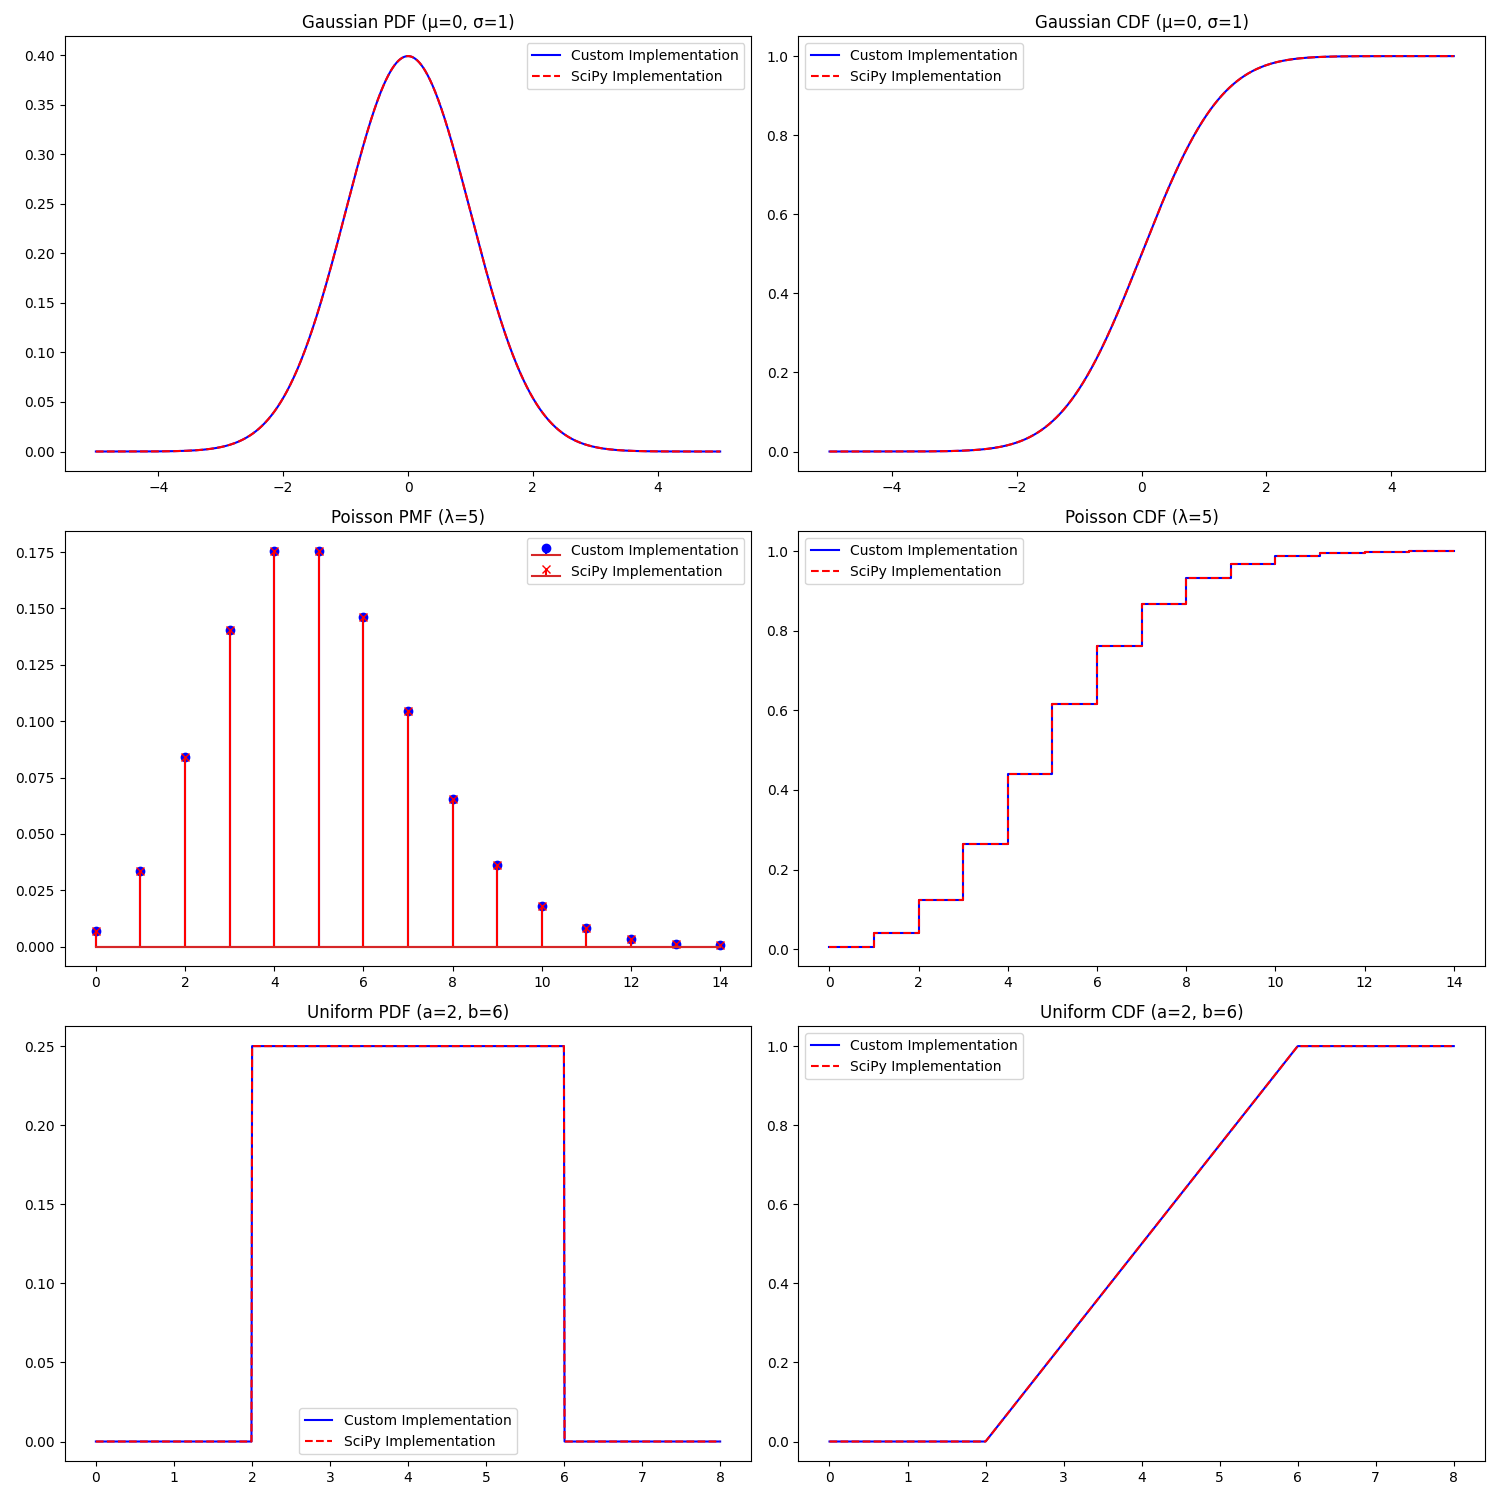

Write Python code to recreate this figure.
import numpy as np
import matplotlib.pyplot as plt
from scipy import stats
import math

"""
Probability Distributions Implementation

This file contains implementations of probability density functions (PDFs) and 
cumulative distribution functions (CDFs) for three common distributions:
1. Gaussian (Normal) Distribution
2. Poisson Distribution
3. Uniform Distribution

Each implementation includes:
- Mathematical derivation
- Custom implementation
- Verification against SciPy's implementation
- Visualization
"""

# ============================================================================
# 1. GAUSSIAN (NORMAL) DISTRIBUTION
# ============================================================================
"""
Mathematical Derivation of Gaussian Distribution:

The probability density function (PDF) of a Gaussian distribution is:
f(x; μ, σ) = (1 / (σ * sqrt(2π))) * exp(-(x - μ)² / (2σ²))

Where:
- μ is the mean (expected value)
- σ is the standard deviation
- σ² is the variance

The cumulative distribution function (CDF) is:
F(x; μ, σ) = (1/2) * [1 + erf((x - μ) / (σ * sqrt(2)))]

Where erf is the error function:
erf(z) = (2/sqrt(π)) * ∫(0 to z) exp(-t²) dt
"""

def gaussian_pdf(x, mu=0, sigma=1):
    """
    Gaussian (Normal) Probability Density Function
    
    Parameters:
    - x: point(s) at which to evaluate the PDF
    - mu: mean of the distribution
    - sigma: standard deviation of the distribution
    
    Returns:
    - PDF value(s) at x
    """
    coefficient = 1 / (sigma * np.sqrt(2 * np.pi))
    exponent = -0.5 * ((x - mu) / sigma) ** 2
    return coefficient * np.exp(exponent)

def gaussian_cdf(x, mu=0, sigma=1):
    """
    Gaussian (Normal) Cumulative Distribution Function
    
    Parameters:
    - x: point(s) at which to evaluate the CDF
    - mu: mean of the distribution
    - sigma: standard deviation of the distribution
    
    Returns:
    - CDF value(s) at x
    """
    z = (x - mu) / (sigma * np.sqrt(2))
    return 0.5 * (1 + np.vectorize(math.erf)(z))

# ============================================================================
# 2. POISSON DISTRIBUTION
# ============================================================================
"""
Mathematical Derivation of Poisson Distribution:

The Poisson distribution models the number of events occurring in a fixed time interval,
given the average rate of occurrence.

The probability mass function (PMF) is:
P(X = k; λ) = (λ^k * e^(-λ)) / k!

Where:
- λ (lambda) is the average rate of events per interval
- k is the number of events (non-negative integer)
- e is Euler's number (≈ 2.71828)
- k! is the factorial of k

The cumulative distribution function (CDF) is:
F(k; λ) = ∑(i=0 to k) (λ^i * e^(-λ)) / i!

This is the sum of PMF values from 0 to k.
"""

def poisson_pmf(k, lam):
    """
    Poisson Probability Mass Function
    
    Parameters:
    - k: number of events (non-negative integer)
    - lam: average rate of events (lambda)
    
    Returns:
    - PMF value at k
    """
    if isinstance(k, np.ndarray):
        # Handle array input
        result = np.zeros_like(k, dtype=float)
        valid_indices = (k >= 0) & (k == np.floor(k))
        k_valid = k[valid_indices]
        
        if len(k_valid) > 0:
            result[valid_indices] = np.exp(-lam) * (lam ** k_valid) / np.array([math.factorial(int(ki)) for ki in k_valid])
        return result
    elif k >= 0 and k == int(k):
        # Handle scalar input
        return np.exp(-lam) * (lam ** k) / math.factorial(int(k))
    else:
        return 0

def poisson_cdf(k, lam):
    """
    Poisson Cumulative Distribution Function
    
    Parameters:
    - k: number of events (non-negative integer)
    - lam: average rate of events (lambda)
    
    Returns:
    - CDF value at k
    """
    if isinstance(k, np.ndarray):
        # Handle array input
        result = np.zeros_like(k, dtype=float)
        for i in range(len(k)):
            if k[i] >= 0 and k[i] == int(k[i]):
                result[i] = sum(poisson_pmf(np.arange(int(k[i]) + 1), lam))
        return result
    elif k >= 0 and k == int(k):
        # Handle scalar input
        return sum(poisson_pmf(np.arange(int(k) + 1), lam))
    else:
        return 0

# ============================================================================
# 3. UNIFORM DISTRIBUTION
# ============================================================================
"""
Mathematical Derivation of Uniform Distribution:

The uniform distribution represents equal probability over a range [a, b].

The probability density function (PDF) is:
f(x; a, b) = 1 / (b - a) for a ≤ x ≤ b
f(x; a, b) = 0 otherwise

Where:
- a is the lower bound
- b is the upper bound

The cumulative distribution function (CDF) is:
F(x; a, b) = 0 for x < a
F(x; a, b) = (x - a) / (b - a) for a ≤ x ≤ b
F(x; a, b) = 1 for x > b
"""

def uniform_pdf(x, a=0, b=1):
    """
    Uniform Probability Density Function
    
    Parameters:
    - x: point(s) at which to evaluate the PDF
    - a: lower bound of the distribution
    - b: upper bound of the distribution
    
    Returns:
    - PDF value(s) at x
    """
    if isinstance(x, np.ndarray):
        # Handle array input
        result = np.zeros_like(x, dtype=float)
        valid_indices = (x >= a) & (x <= b)
        result[valid_indices] = 1 / (b - a)
        return result
    else:
        # Handle scalar input
        return 1 / (b - a) if a <= x <= b else 0

def uniform_cdf(x, a=0, b=1):
    """
    Uniform Cumulative Distribution Function
    
    Parameters:
    - x: point(s) at which to evaluate the CDF
    - a: lower bound of the distribution
    - b: upper bound of the distribution
    
    Returns:
    - CDF value(s) at x
    """
    if isinstance(x, np.ndarray):
        # Handle array input
        result = np.zeros_like(x, dtype=float)
        below_indices = x < a
        between_indices = (x >= a) & (x <= b)
        above_indices = x > b
        
        result[below_indices] = 0
        result[between_indices] = (x[between_indices] - a) / (b - a)
        result[above_indices] = 1
        return result
    else:
        # Handle scalar input
        if x < a:
            return 0
        elif x <= b:
            return (x - a) / (b - a)
        else:
            return 1

# ============================================================================
# VISUALIZATION AND VERIFICATION
# ============================================================================

def plot_distributions():
    """
    Plot and verify all implemented distributions against SciPy implementations
    """
    # Create figure with subplots
    fig, axs = plt.subplots(3, 2, figsize=(15, 15))
    
    # 1. Gaussian Distribution
    x_gaussian = np.linspace(-5, 5, 1000)
    
    # Plot PDF
    axs[0, 0].plot(x_gaussian, gaussian_pdf(x_gaussian), 'b-', label='Custom Implementation')
    axs[0, 0].plot(x_gaussian, stats.norm.pdf(x_gaussian), 'r--', label='SciPy Implementation')
    axs[0, 0].set_title('Gaussian PDF (μ=0, σ=1)')
    axs[0, 0].legend()
    
    # Plot CDF
    axs[0, 1].plot(x_gaussian, gaussian_cdf(x_gaussian), 'b-', label='Custom Implementation')
    axs[0, 1].plot(x_gaussian, stats.norm.cdf(x_gaussian), 'r--', label='SciPy Implementation')
    axs[0, 1].set_title('Gaussian CDF (μ=0, σ=1)')
    axs[0, 1].legend()
    
    # 2. Poisson Distribution
    lam = 5
    x_poisson = np.arange(0, 15)
    
    # Plot PMF
    axs[1, 0].stem(x_poisson, poisson_pmf(x_poisson, lam), 'b', markerfmt='bo', label='Custom Implementation')
    axs[1, 0].stem(x_poisson, stats.poisson.pmf(x_poisson, lam), 'r', markerfmt='rx', label='SciPy Implementation')
    axs[1, 0].set_title(f'Poisson PMF (λ={lam})')
    axs[1, 0].legend()
    
    # Plot CDF
    axs[1, 1].step(x_poisson, poisson_cdf(x_poisson, lam), 'b-', where='post', label='Custom Implementation')
    axs[1, 1].step(x_poisson, stats.poisson.cdf(x_poisson, lam), 'r--', where='post', label='SciPy Implementation')
    axs[1, 1].set_title(f'Poisson CDF (λ={lam})')
    axs[1, 1].legend()
    
    # 3. Uniform Distribution
    a, b = 2, 6
    x_uniform = np.linspace(0, 8, 1000)
    
    # Plot PDF
    axs[2, 0].plot(x_uniform, uniform_pdf(x_uniform, a, b), 'b-', label='Custom Implementation')
    axs[2, 0].plot(x_uniform, stats.uniform.pdf(x_uniform, a, b-a), 'r--', label='SciPy Implementation')
    axs[2, 0].set_title(f'Uniform PDF (a={a}, b={b})')
    axs[2, 0].legend()
    
    # Plot CDF
    axs[2, 1].plot(x_uniform, uniform_cdf(x_uniform, a, b), 'b-', label='Custom Implementation')
    axs[2, 1].plot(x_uniform, stats.uniform.cdf(x_uniform, a, b-a), 'r--', label='SciPy Implementation')
    axs[2, 1].set_title(f'Uniform CDF (a={a}, b={b})')
    axs[2, 1].legend()
    
    plt.tight_layout()
    plt.savefig('probability_distributions.png')
    plt.show()

if __name__ == "__main__":
    # Verify implementations against SciPy
    print("Verifying implementations against SciPy...")
    
    # Gaussian
    x_test = 1.5
    print(f"\nGaussian at x={x_test}:")
    print(f"Custom PDF: {gaussian_pdf(x_test):.6f}, SciPy PDF: {stats.norm.pdf(x_test):.6f}")
    print(f"Custom CDF: {gaussian_cdf(x_test):.6f}, SciPy CDF: {stats.norm.cdf(x_test):.6f}")
    
    # Poisson
    k_test = 3
    lam_test = 2.5
    print(f"\nPoisson at k={k_test}, λ={lam_test}:")
    print(f"Custom PMF: {poisson_pmf(k_test, lam_test):.6f}, SciPy PMF: {stats.poisson.pmf(k_test, lam_test):.6f}")
    print(f"Custom CDF: {poisson_cdf(k_test, lam_test):.6f}, SciPy CDF: {stats.poisson.cdf(k_test, lam_test):.6f}")
    
    # Uniform
    x_test = 3.5
    a_test, b_test = 2, 5
    print(f"\nUniform at x={x_test}, a={a_test}, b={b_test}:")
    print(f"Custom PDF: {uniform_pdf(x_test, a_test, b_test):.6f}, SciPy PDF: {stats.uniform.pdf(x_test, a_test, b_test-a_test):.6f}")
    print(f"Custom CDF: {uniform_cdf(x_test, a_test, b_test):.6f}, SciPy CDF: {stats.uniform.cdf(x_test, a_test, b_test-a_test):.6f}")
    
    # Generate plots
    plot_distributions() 
